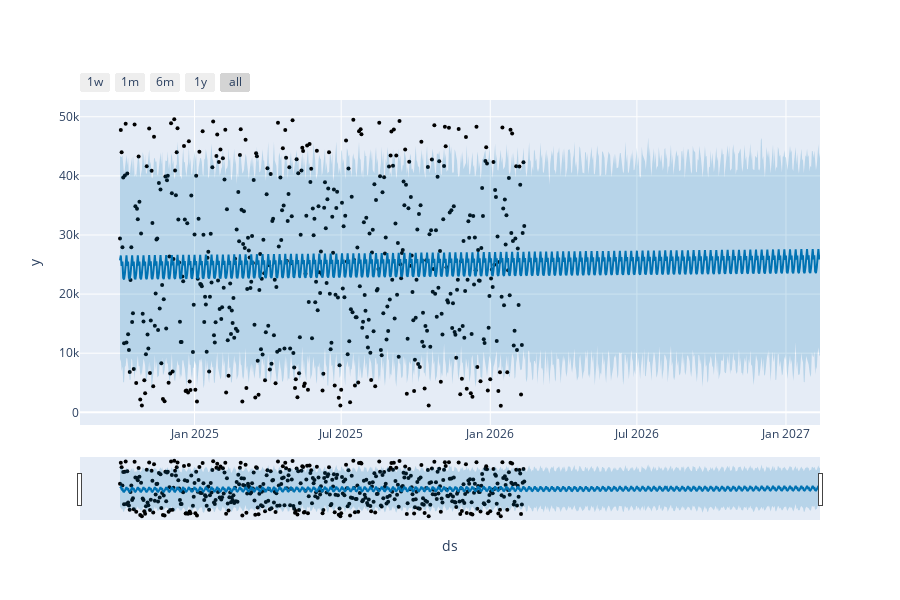

Notebook cell for this chart:
### Code cell
#Allows zooming
from prophet.plot import plot_plotly,plot_components_plotly
plot_plotly(m, forecast)

### Figure 1 — Plotly figure (JSON) as saved in the notebook; plotly's stock layout.template omitted (floating-point values rounded to 4 significant figures; data arrays with more than 128 entries replaced by an {"elided": "..."} marker saying what was removed)
{"data": [{"marker": {"color": "black", "size": 4}, "mode": "markers", "name": "Actual", "type": "scatter", "x": {"elided": "500 str values"}, "y": {"elided": "500 float values"}}, {"hoverinfo": "skip", "line": {"width": 0}, "mode": "lines", "type": "scatter", "x": {"elided": "865 str values"}, "y": {"elided": "865 float values"}}, {"fill": "tonexty", "fillcolor": "rgba(0, 114, 178, 0.2)", "line": {"color": "#0072B2", "width": 2}, "mode": "lines", "name": "Predicted", "type": "scatter", "x": {"elided": "865 str values"}, "y": {"elided": "865 float values"}}, {"fill": "tonexty", "fillcolor": "rgba(0, 114, 178, 0.2)", "hoverinfo": "skip", "line": {"width": 0}, "mode": "lines", "type": "scatter", "x": {"elided": "865 str values"}, "y": {"elided": "865 float values"}}], "layout": {"height": 600, "showlegend": false, "width": 900, "xaxis": {"autorange": true, "range": ["2024-08-12 15:05:08.5714", "2027-02-12"], "rangeselector": {"buttons": [{"count": 7, "label": "1w", "step": "day", "stepmode": "backward"}, {"count": 1, "label": "1m", "step": "month", "stepmode": "backward"}, {"count": 6, "label": "6m", "step": "month", "stepmode": "backward"}, {"count": 1, "label": "1y", "step": "year", "stepmode": "backward"}, {"step": "all"}]}, "rangeslider": {"autorange": true, "range": ["2024-08-12 15:05:08.5714", "2027-02-12"], "visible": true, "yaxis": {"_template": null, "rangemode": "match"}}, "title": {"text": "ds"}, "type": "date"}, "yaxis": {"autorange": true, "range": [-2145.0, 52840.0], "title": {"text": "y"}, "type": "linear"}}}
